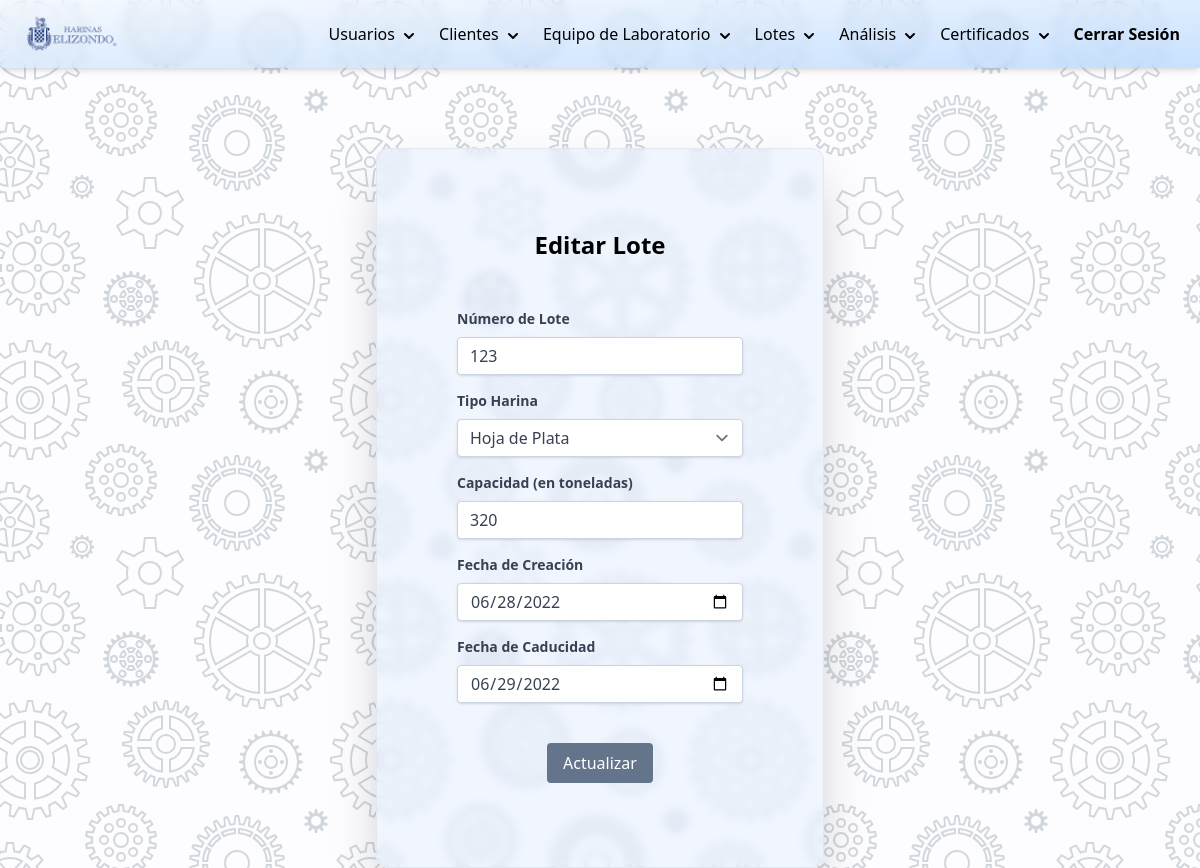
/php/editar-lote.php?i=123 (signed in), run on the app's committed database.
### tables this page shows
CREATE TABLE `lotes` (
  `id_lote` int(15) NOT NULL,
  `capacidad` int(11) DEFAULT NULL,
  `fecha_creacion` date DEFAULT NULL,
  `contenido` varchar(100) DEFAULT NULL,
  `fecha_caducidad` date DEFAULT NULL
);

### DB/controlarDB.php (called while the page is built, shortened)
<?php
function hacerConsulta(string $query){
    $con = mysqli_connect(HOST, USER, PASSWORD, DB);
    if (mysqli_connect_errno()) {
        return "Failed to connect to MySQL: " . mysqli_connect_error();
    }else{
        $result = mysqli_query($con, $query);
        $arreglo_de_resultados=[];
        while ($row = mysqli_fetch_array($result)):
            array_push($arreglo_de_resultados,$row);
        endwhile;
        return $arreglo_de_resultados;
    }
}

### php/editar-lote.php (the view, shortened to what this page needs)
<?php
    require_once("../DB/controlarDB.php");
    function test_input($data) {
        $data = trim($data);
        $data = stripslashes($data);
        $data = htmlspecialchars($data);
        return $data;
    }
    if ($_SERVER["REQUEST_METHOD"] == "GET") {
        $id=test_input($_GET['i']);
        $query_info_lote="SELECT * FROM lotes WHERE id_lote='$id'";
        $info_lote=hacerConsulta($query_info_lote)[0];
    }
?>
<!DOCTYPE html>
<html lang="es">
<head>
    <link rel="stylesheet" href="../styles.css">
    <link rel="stylesheet" href="../css/styles.css">
    <script src="https://cdn.tailwindcss.com"></script>
    <script src="https://cdn.tailwindcss.com?plugins=forms,typography,aspect-ratio,line-clamp"></script>
    <?php require_once("./navbar.php"); ?>
</head>
<body class="background">
    <div class="container mx-auto flex justify-center">
        <div class="flex flex-col p-20 gap-5 border border-slate-200 shadow-2xl bg-blue-100/40 backdrop-blur-sm mt-20 w-[28rem] overflow-y-auto h-[45rem] rounded-xl">
            <h1 class="text-2xl text-center font-bold mb-7">Editar Lote</h1>
            <form method="post" action="<?= htmlspecialchars($_SERVER["PHP_SELF"]);?>">
                <div class="mb-4">
                    <label for="numero de lote" class="block text-gray-700 text-sm font-bold mb-2">
                        Número de Lote
                    </label>
                    <input type="number" name="numeroLote" class="shadow appearance-none border border-slate-300 rounded w-full py-2 px-3 text-gray-700 leading-tight focus:outline-none focus:border-sky-500 focus:ring-1 focus:ring-sky-500" placeholder="004562" required value="<?= $info_lote['id_lote'] ?>" disabled>
                </div>
                <div class="mb-4">
                    <label for="tipo de harina" class="block text-gray-700 text-sm font-bold mb-2">
                        Tipo Harina
                    </label>
                    <select name="tipoHarina" class="shadow appearance-none border border-slate-300 rounded w-full py-2 px-3 text-gray-700 leading-tight focus:outline-none focus:border-sky-500 focus:ring-1 focus:ring-sky-500" required>
                        <option value="Hoja de Plata" <?= $info_lote['contenido']=="Hoja de Plata"?"selected":"" ?>>Hoja de Plata</option>
                    </select>
                </div>
                <div class="mb-4">
                    <label for="capacidad" class="block text-gray-700 text-sm font-bold mb-2">
                        Capacidad (en toneladas)
                    </label>
                    <input type="number" name="capacidad" class="shadow appearance-none border border-slate-300 rounded w-full py-2 px-3 text-gray-700 leading-tight focus:outline-none focus:border-sky-500 focus:ring-1 focus:ring-sky-500" placeholder="100" required value="<?= $info_lote['capacidad'] ?>">
                </div>
                <div class="mb-4">
                    <label for="fecha de creacion" class="block text-gray-700 text-sm font-bold mb-2">
                        Fecha de Creación
                    </label>
                    <input type="date" name="fechaCreacion" class="shadow appearance-none border border-slate-300 rounded w-full py-2 px-3 text-gray-700 leading-tight focus:outline-none focus:border-sky-500 focus:ring-1 focus:ring-sky-500" required value="<?= $info_lote['fecha_creacion'] ?>">
                </div>
                <div class="mb-4">
                    <label for="fecha de caducidad" class="block text-gray-700 text-sm font-bold mb-2">
                        Fecha de Caducidad
                    </label>
                    <input type="date" name="fechaCaducidad" class="shadow appearance-none border border-slate-300 rounded w-full py-2 px-3 text-gray-700 leading-tight focus:outline-none focus:border-sky-500 focus:ring-1 focus:ring-sky-500" required value="<?= $info_lote['fecha_caducidad'] ?>">
                </div>
                <div class="flex items-center justify-center mt-10">
                    <button type="submit" name="id" value="<?= $info_lote['id_lote'] ?>" class="bg-slate-500 hover:bg-psipeDarkGray text-white py-2 px-4 rounded focus:outline-none focus:shadow-outline">
                        Actualizar
                    </button>
                </div>
            </form>
        </div>
    </div>
</body>
</html>

### css/styles.css (style rules this page uses)
.background { background-color: #fdfcfe; }

### data on the page
lotes: numeroLote "123", tipoHarina "Hoja de Plata", capacidad "320", fechaCreacion "06/28/2022", fechaCaducidad "06/29/2022"
